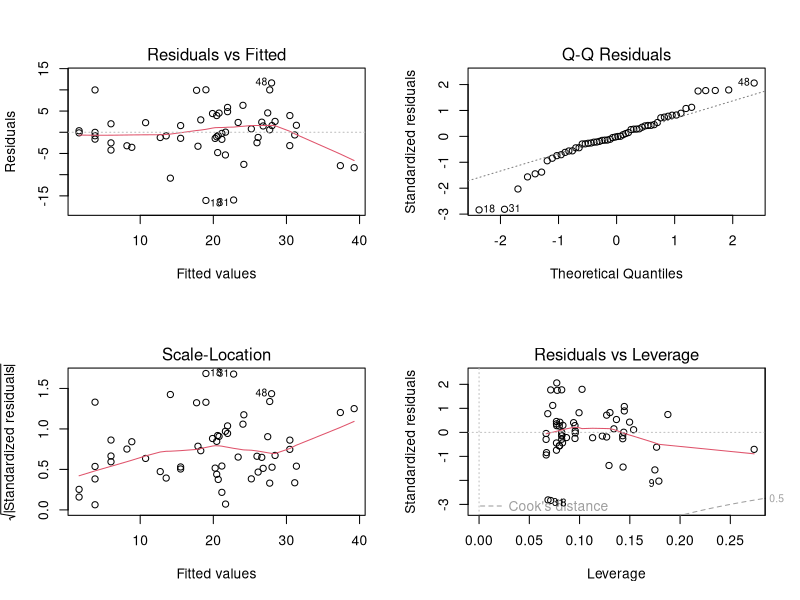

This figure's R source:
## ----Q1, eval=TRUE, echo=SOLUTIONS, results=SOLUTIONS, collapse=TRUE-------------------
loyn <- read.table("./data/loyn.txt", header = TRUE)
str(loyn)

loyn$LOGAREA <- log10(loyn$AREA)
# create factor GRAZE as it was originally coded as an integer
loyn$FGRAZE <- factor(loyn$GRAZE)
loyn$LOGDIST <- log10(loyn$DIST)
loyn$LOGLDIST <- log10(loyn$LDIST)


## ----Q2, eval=TRUE, echo=SOLUTIONS, results=SOLUTIONS, collapse=TRUE-------------------
# Example:

# Rank	|	Predictor	|	Biological effect
# 1	    |	LOGAREA	  |	Large patches containing proportionally
#                     more core habitat: enable persistence of
#                     species with larger home ranges. 
# 3	    |	LOGDIST	  |	?
# ?	    |	LOGLDIST	|	?
# 2	    |	YR.ISOL	  |	?
# ?	    |	ALT		    |	?
# ?	    |	FGRAZE	  |	?

# expect different researchers to come up with different predictions!
# The main limitation is our lack of expert knowledge of the
# study system and area, of course.




## ----Q4, eval=TRUE, echo=SOLUTIONS, results=SOLUTIONS, collapse=TRUE-------------------
M1 <- lm(ABUND ~ LOGDIST + LOGLDIST +
                 YR.ISOL + ALT + LOGAREA * FGRAZE,
         data = loyn)


## ----Q5, eval=TRUE, echo=SOLUTIONS, results=SOLUTIONS, collapse=TRUE-------------------
summary(M1)

# Yes, they are the coefficients with the larger p-values (by definition).

# "LOGDIST", "LOGLDIST" have large SE relative to coefficient values,
# as well as "YR.ISOL" and "Alt".
# To a lesser extent, some coefs associated with "LOGAREA" and "FGRAZE".

# All of these gave hints of correlations in the data exploration,
# so the large standard errors may be due to this (or to the predictor
# having an effect near zero, i.e. no substantial effect) 



## ----Q6, eval=TRUE, echo=SOLUTIONS, results=SOLUTIONS, collapse=TRUE-------------------
# Wait: why did we not use 'summary' or 'anova' for this?

# 'summary' tests if the coefficient for each predictor is significantly
# different from zero.
# 'anova' tests for the significance of the proportion of variation explained
# by a particular term in the model.
# The ANOVA allows testing the overall significance of categorical predictors,
# which involves several coefficients together, thus is more handy. 
# But the results of this ANOVA depend on the order of the variables,
# which is arbitrary here.
# We could change the order but there are too many possible permutations
# Summary p-values don't suffer that problem but test different hypotheses
# It would be useful to use an ANOVA that doesn't depend on the order
# of inclusion of the variables, like 'drop1'

drop1(M1, test = "F")

# LOGDIST is the least significant, hence makes the least 
# contribution to the variability explained by the model, 
# with respect to the number of degrees of freedom it uses (1)

# In retrospect, this model selection step effectively amounts to a test of the
# significance of the LOGDIST effect (although it is a relatively weak test,
# because this was not specific: in reality we were testing
# multiple hypotheses at once)


## ----Q7, eval=TRUE, echo=SOLUTIONS, results=SOLUTIONS, collapse=TRUE-------------------
M2 <- lm(ABUND ~ LOGLDIST + # removing LOGDIST here
                 YR.ISOL + ALT + LOGAREA * FGRAZE,
         data = loyn)

# or use the shortcut:

M2<- update(M1, formula = . ~ . - LOGDIST) # "." means all previous variables
drop1(M2, test = "F")

# LOGLDIST is now the least significant, hence makes the least 
# contribution to the variability explained by the model, 
# with respect to the number of degrees of freedom it uses (1)

M3 <- update(M2, formula = . ~ . - LOGLDIST)
drop1(M3, test = "F")

# YR.ISOL and ALT now the least significant. Choosing on the basis of
# p-values this similar is really quite arbitrary, so would be best guided
# by expert knowledge if we have it.
# in the absence of strong a-priori expertise, we'll go for YR.ISOL

M4 <- update(M3, formula = . ~ . - YR.ISOL)
drop1(M4, test = "F")

# and finally drop ALT from the model
# I am writing the model in full for more clarity:
M5 <- lm(ABUND ~ LOGAREA * FGRAZE, data = loyn) 
# Here we are, back to a
# familiar version of the model!


## ----Q8, eval=TRUE, echo=SOLUTIONS, results=SOLUTIONS, collapse=TRUE-------------------
# If the goal of the study is simply to test the FGRAZE * LOGAREA interaction, then all we need is the associated significance test.
# If the model is intended to be used for further inference (like
# prediction), then we will try to simplify it as much as is justifiable to do.

# We can use drop1 for this, but we don't need to, in this simple case:
# when an interaction is significant, the main effects should be left in,
# irrespective of significance, because the interaction cannot be
# interpreted correctly without its main effect.

# Likewise, when an interaction is non-significant it must go first,
# and only then the evidence for the main effects can be assessed.

# Because R always includes interactions *after* their main effects
# in the models, the anova of the model returns the same result as drop1, 
# in our simple model which has no interactions with other terms

# Demo:
anova(M5)
drop1(M5, test= "F") 
# drop1 is clever enough that it doesn't let you
# see the p-values for the main effect, in the presence of their interaction.

# In this case the interaction is not significant, and thus isn't needed
# a better model would thus be the additive-only model:
# lm(ABUND ~ LOGAREA + FGRAZE , data = loyn)
# By applying 'drop1' we have effectively tested the effect of the interaction,
# i.e. the hypothesis that the effect of grazing level depends on patch size (or vice versa).


## ----Q9, eval=TRUE, echo=SOLUTIONS, results=SOLUTIONS, collapse=TRUE, fig.show= ifelse(SOLUTIONS, "asis", "hide")----
M6 <- lm(ABUND ~ LOGAREA + FGRAZE, data = loyn) 
# first split the plotting device into 2 rows and 2 columns
par(mfrow = c(2,2))

# now create the residuals plots
plot(M6)

# To test the normality of residuals assumption we use the Normal Q-Q plot. 
# The central residuals are not too far from the Q-Q line but the extremes
# are too extreme (the tails of the distribution are too long). Some
# observations, both high and low, are poorly explained by the model.

# The plot of the residuals against the fitted values suggests these
# extreme residuals happen for intermediate fitted values.

# Looking at the homogeneity of variance assumption (Residuals vs
# Fitted and Scale-Location plot),
# the graphs are mostly messy, with no clear pattern emerging. There is
# a hint of smaller variance with the lowest fitted values, which is not ideal.
# This could mean that the homogeneity of variance assumption is not met
# (i.e. the variances are not the same). 

# The observations with the highest leverage don't appear to be overly
# influential, according to the Cook's distances in the Residuals vs
# Leverage plot.  




## ----Q10, eval=TRUE, echo=SOLUTIONS, results=SOLUTIONS, collapse=TRUE------------------
anova(M6)
# null hypothesis 1: There is no effect of LOGAREA on ABUND
# (the proportion of variation explained by LOGAREA is zero)
# null hypothesis 2: There is no effect of FGRAZE on ABUND
# (no significant proportion of variation explained by grazing
# levels *after* the effect of LOGAREA)
# the p values are all very small therefore reject both null hypotheses.

# (Supplement, for info)
# You can work out the proportions of variation explained by each predictor
# we can extract the Sums of squares like this:
str(anova(M6)) # examine the structure of the returned object
M6.SS<- anova(M6)$'Sum Sq' # store values of interest
M6.SS # checking that we have extracted the Sums of squares as intended

# compute SST (total sums of squares):
M6.SST<- sum(anova(M6)$'Sum Sq') 

# proportion of variation in the data explained by the model:
(M6.SST - M6.SS[3]) / M6.SST # 0.7269773

# proportion of variation in the data explained by predictors:
(M6.SS[1:2]) / M6.SST # 0.5476530 0.1793243

# So that's 55% of variation in the data explained by LOGAREA and 18% for FGRAZE after LOGAREA


summary(M6)

# From the summary table, the model equation is
# ABUND = 15.72*(Intercept) + 7.25*LOGAREA + 0.38*FGRAZE2 - 0.19*FGRAZE3
# - 1.59*FGRAZE4 - 11.89*FGRAZE5
# Note that (Intercept) = 1 always


## ----Q11, eval=TRUE, echo=SOLUTIONS, results=SOLUTIONS, collapse=TRUE------------------
# Biologically: confirming what we already found out in the previous LM exercises:
# There is a significant effect of grazing levels, especially the highest
# level with a negative effect on bird abundance

# There is a significant positive effect of patch area, too.

# The relative importance of patch area and grazing is not entirely clear, 
# as these are correlated, with smaller patches also having higher grazing
# intensity on average, and larger patches lower grazing intensity.

# Some observations are poorly predicted (fitted) using the set of
# available predictors.

# Interpretation: 
# Bird abundance may increase with patch area due to populations being more
# viable in large patches (e.g. less prone to extinction), 
# or perhaps because there is proportionally less edge effect in larger
# patches, and this in turn provides more high quality habitat for species 
# associated with these habitat patches

# The negative effect of grazing may be due to grazing decreasing resource
# availability for birds, for example plants or seeds directly, or insects
# associated with the grazed plants.


# Methodologically:
# Doing model selection is difficult without an intrinsic / expert knowledge
# of the system, to guide what variables to include.
# Even with this data set, many more models could have been formulated.
# For example, for me, theory would have suggested to test an interaction 
# between YR.ISOL and LOGDIST (or LOGLDIST?), 
# because LOGDIST will affect the dispersal of birds between patches 
# (hence the colonisation rate), 
# and the time since isolation of the patch may affect how important
# dispersal has been to maintain or rescue populations 
# (for recently isolated patches, dispersal, and hence distance to nearest
# patches may have a less important effect)


## ----Q12a, eval=TRUE, echo=SOLUTIONS, results=SOLUTIONS, collapse=TRUE-----------------
# This time, we are not doing any specific hypothesis testing, so there's
# no need to force the LOGAREA * FGRAZE into the model until the
# end of the model selection.
# But we should still start with a "most complex model considered" 
# which we deem plausible.

M.start<- lm(ABUND ~ LOGLDIST + YR.ISOL + ALT + LOGAREA * FGRAZE, data= loyn)

step(M.start)

# or 

drop1(M.start)
# lowest AIC would be obtained by removing LOGLDIST

M.step2<- lm(ABUND ~ YR.ISOL + ALT + LOGAREA * FGRAZE, data= loyn)
drop1(M.step2)
# lowest AIC would be obtained by removing YR.ISOL

M.step3<- lm(ABUND ~ ALT + LOGAREA * FGRAZE, data= loyn)
drop1(M.step3)
# lowest AIC would be obtained by removing ALT

M.step4<- lm(ABUND ~ LOGAREA * FGRAZE, data= loyn)
drop1(M.step4)
# lowest AIC is the current model, including the interaction.
# unlike the F-test, the AIC favors retaining the interaction


# one way of constructing a summary table, for reporting the results:
# (we could include the model without interaction, for reference)
Model.formulas<- c("LOGLDIST + YR.ISOL + ALT + LOGAREA * FGRAZE",
	"YR.ISOL + ALT + LOGAREA * FGRAZE",
	"ALT + LOGAREA * FGRAZE",
	"LOGAREA * FGRAZE",
	"LOGAREA + FGRAZE")
Model.AIC<- c(AIC(M.start),
	AIC(M.step2),
	AIC(M.step3),
	AIC(M.step4),
	AIC(M6))

summary.table<- data.frame(Model= Model.formulas,
	AIC= round(Model.AIC, 2))

# Sorting models from lowest AIC (preferred) to highest (least preferred):
summary.table<- summary.table[order(summary.table$AIC), ]

# Adding AIC differences with respect to best model:
summary.table$deltaAIC<- summary.table$AIC - summary.table$AIC[1]


## ----Q12b, eval=TRUE, echo=SOLUTIONS, results=TRUE, collapse=TRUE----------------------
# print the table on screen
summary.table


## ----Q12c, eval=TRUE, echo=FALSE-------------------------------------------------------
knitr::kable(summary.table, "html", align = "lcr", row.names = FALSE)


## ----Q12d, eval=TRUE, echo=SOLUTIONS, results=SOLUTIONS, collapse=TRUE-----------------
# We don't need to re-validate or re-interpret the model, since 
# the minimum adequate model is the one we came up with in the
# previous exercise.

# Note that this rather automatic way of doing model selection
# misses a number of plausible combinations of the terms of 
# interest. This is somewhat arbitrary and there is a chance to
# miss the "best" model in that way.

# The function `step` tries to reduce this problem with the
# options `direction= "both"`. This means that after achieving a
# minimal model by applying "backwards" steps of model
# reduction, `step` will eventually apply one or more
# "forward" steps, where previously deleted terms are added
# again in case they lead to an improvement of the minimal model.

# However, this is no replacement for a fully manual and 
# thought-through model selection, informed by the understanding 
# of theory in the research area, and of the research questions.


## ----A1, eval=TRUE, echo=SOLUTIONS, results=SOLUTIONS, collapse=TRUE-------------------
birds.add.2 <- lm(ABUND ~ FGRAZE + LOGAREA, data = loyn)
anova(birds.add.2)

# null hypothesis 1: There is no effect of FGRAZE on ABUND
# (no difference between grazing levels)
# null hypothesis 2: There is no effect of LOGAREA on ABUND
# (the proportion of variation in ABUND explained by LOGAREA is
# zero *after* accounting for the effect of FGRAZE)
# the p values are all very small therefore reject both null hypotheses.

# we can also extract the Sums of squares like this:
birds.add.2.SS<- anova(birds.add.2)$'Sum Sq' # store values of interest
birds.add.2.SST<- sum(anova(birds.add.2)$'Sum Sq') # compute SST

# proportion of variation in the data explained by the model:
(birds.add.2.SST - birds.add.2.SS[3]) / birds.add.2.SST
# the same as the previous model

# proportion of variation in the data explained by predictors:
(birds.add.2.SS[1:2]) / birds.add.2.SST # 0.5449233 0.1820540

# So that's 54% for FGRAZE and 18% for LOGAREA after FGRAZE,
# essentially reversing the contributions found in the first
# model (for reference, see the solution code chunk for Question 19).

# Conclusion: here the order matters a lot. This is not too surprising since
# the design is unbalanced and FGRAZE and LOGAREA covary (they are correlated)


## ----A2, eval=TRUE, echo=SOLUTIONS, results=SOLUTIONS, collapse=TRUE-------------------
# ABUND = 15.72*(Intercept) + 7.25*LOGAREA + 0.38*FGRAZE2 - 0.19*FGRAZE3
# - 1.59*FGRAZE4 - 11.89*FGRAZE5
# Note that (Intercept) = 1 always

# expected abundance for (A): replace LOGAREA by -0.5, and all FGRAZE2...5 by 0
15.72*1 + 7.25*(-0.5) + 0.38*0 - 0.19*0 - 1.59*0 - 11.89*0 # 12.095

# could also extract the model coefficients like this:
M6.coef<- coef(M6)
M6.coef
# and multiply by the predictor values to obtain the equivalent prediction
# (difference due to my own roundings of estimates above)
sum(M6.coef * c(1, -0.5, 0, 0, 0, 0)) # 12.09278 

# expected abundance for (B): input 1 for the GRAZE3 variable
15.72*1 + 7.25*(-0.5) + 0.38*0 - 0.19*1 - 1.59*0 - 11.89*0 # 11.905
# or
sum(M6.coef * c(1, -0.5, 0, 1, 0, 0)) # 11.90349

# the difference (B) 11.90349 - (A) 12.09278 should correspond to
# the estimate for the GRAZE3 coefficient

# expected abundance for (C)
sum(M6.coef * c(1, 0.5, 0, 1, 0, 0)) # 19.15072

# the difference (C) 19.15072 - (B) 11.90349 should coincide with the
# estimate of the slope for the LOGAREA effect, since there is just one
# LOGAREA unit of difference and the slope is the change in expected
# abundance for a 1-unit increase in the predictor.


## ----A3, eval=TRUE, echo=SOLUTIONS, results=SOLUTIONS, collapse=TRUE-------------------
birds.inter.1 <- lm(ABUND ~ FGRAZE * LOGAREA , data = loyn)
# ABUND = 21.243*(Intercept) - 6.165*FGRAZE2 - 7.215*FGRAZE3 - 17.910*FGRAZE4
# - 17.043*FGRAZE5 + 4.144*LOGAREA + 4.368*FGRAZE2:LOGAREA
# + 4.989*FGRAZE3:LOGAREA + 15.235*FGRAZE4:LOGAREA + 1.996*FGRAZE5:LOGAREA
# Note that (Intercept) = 1 always

# expected abundance for (A): replace LOGAREA by 2.5, and all terms involving
# FGRAZE2...5 by 0
21.243*1 - 6.165*0 - 7.215*0 - 17.910*0 - 17.043*0 + 4.144*2.5 + 4.368*0 + 4.989*0 + 15.235*0 + 1.996*0 # 31.603

# much lower risk of error by extracting the model coefficients like this:
birds.inter.1.coef<- coef(birds.inter.1)
birds.inter.1.coef # check coefficients and their order
# and multiply by the predictor values to obtain the equivalent prediction
sum(birds.inter.1.coef * c(1, 0, 0, 0, 0, 2.5, 0, 0, 0, 0)) # 31.60296 

# expected abundance for (B): input 1 for the GRAZE5 variable and -0.5 for
# variables LOGAREA and FGRAZE5:LOGAREA
21.243*1 - 6.165*0 - 7.215*0 - 17.910*0 - 17.043*1 + 4.144*(-0.5) + 4.368*0 + 4.989*0 + 15.235*0 + 1.996*(-0.5) # 1.13
# or
sum(birds.inter.1.coef * c(1, 0, 0, 0, 1, -0.5, 0, 0, 0, -0.5)) # 1.130203 

# Well done if you got there!

